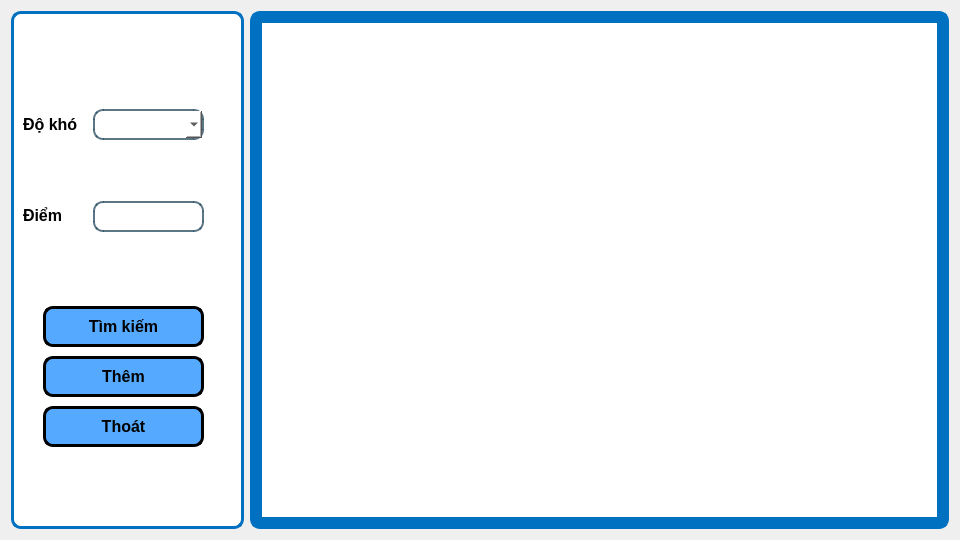
<?xml version="1.0" encoding="UTF-8"?>
<ui version="4.0">
 <class>man_hinh_them_cau_hoi</class>
 <widget class="QDialog" name="man_hinh_them_cau_hoi">
  <property name="geometry">
   <rect>
    <x>0</x>
    <y>0</y>
    <width>960</width>
    <height>540</height>
   </rect>
  </property>
  <property name="windowTitle">
   <string>Dialog</string>
  </property>
  <layout class="QGridLayout" name="gridLayout" columnstretch="1,3">
   <item row="0" column="0">
    <widget class="QGroupBox" name="groupBox">
     <property name="styleSheet">
      <string notr="true">border: 3px solid rgb(0, 112, 192);
border-radius: 10px;
background-color: rgb(255, 255, 255);</string>
     </property>
     <property name="title">
      <string/>
     </property>
     <layout class="QVBoxLayout" name="verticalLayout" stretch="1,1,2">
      <property name="topMargin">
       <number>50</number>
      </property>
      <property name="bottomMargin">
       <number>30</number>
      </property>
      <item>
       <widget class="QGroupBox" name="groupBox_3">
        <property name="styleSheet">
         <string notr="true">border: None;</string>
        </property>
        <property name="title">
         <string/>
        </property>
        <widget class="QLabel" name="label">
         <property name="geometry">
          <rect>
           <x>0</x>
           <y>50</y>
           <width>71</width>
           <height>21</height>
          </rect>
         </property>
         <property name="font">
          <font>
           <family>Tahoma</family>
           <pointsize>12</pointsize>
           <bold>true</bold>
          </font>
         </property>
         <property name="text">
          <string>Độ khó</string>
         </property>
        </widget>
        <widget class="QComboBox" name="do_kho">
         <property name="geometry">
          <rect>
           <x>70</x>
           <y>45</y>
           <width>111</width>
           <height>31</height>
          </rect>
         </property>
         <property name="styleSheet">
          <string notr="true">border: 2px solid rgba(46, 82, 101, 200);
</string>
         </property>
        </widget>
       </widget>
      </item>
      <item>
       <widget class="QGroupBox" name="groupBox_4">
        <property name="styleSheet">
         <string notr="true">border: None;</string>
        </property>
        <property name="title">
         <string/>
        </property>
        <widget class="QLineEdit" name="diem">
         <property name="geometry">
          <rect>
           <x>70</x>
           <y>26</y>
           <width>111</width>
           <height>31</height>
          </rect>
         </property>
         <property name="styleSheet">
          <string notr="true">border: 2px solid rgba(46, 82, 101, 200);
border-radius: 10px;
padding: 0 8px;
selection-background-color: darkgray;
font-size: 16px;</string>
         </property>
        </widget>
        <widget class="QLabel" name="label_2">
         <property name="geometry">
          <rect>
           <x>0</x>
           <y>30</y>
           <width>51</width>
           <height>21</height>
          </rect>
         </property>
         <property name="font">
          <font>
           <family>Tahoma</family>
           <pointsize>12</pointsize>
           <bold>true</bold>
          </font>
         </property>
         <property name="text">
          <string>Điểm</string>
         </property>
        </widget>
       </widget>
      </item>
      <item>
       <widget class="QGroupBox" name="groupBox_5">
        <property name="styleSheet">
         <string notr="true">border: None;</string>
        </property>
        <property name="title">
         <string/>
        </property>
        <widget class="QPushButton" name="them">
         <property name="geometry">
          <rect>
           <x>20</x>
           <y>70</y>
           <width>161</width>
           <height>41</height>
          </rect>
         </property>
         <property name="font">
          <font>
           <family>Tahoma</family>
           <pointsize>12</pointsize>
           <bold>true</bold>
          </font>
         </property>
         <property name="styleSheet">
          <string notr="true">border: 3px solid rgb(0,0,0);
background-color: rgb(85, 170, 255);</string>
         </property>
         <property name="text">
          <string>Thêm</string>
         </property>
         <property name="icon">
          <iconset>
           <normalon>:/images/6_n.png</normalon>
          </iconset>
         </property>
        </widget>
        <widget class="QPushButton" name="thoat">
         <property name="geometry">
          <rect>
           <x>20</x>
           <y>120</y>
           <width>161</width>
           <height>41</height>
          </rect>
         </property>
         <property name="font">
          <font>
           <family>Tahoma</family>
           <pointsize>12</pointsize>
           <bold>true</bold>
          </font>
         </property>
         <property name="styleSheet">
          <string notr="true">border: 3px solid rgb(0,0,0);
background-color: rgb(85, 170, 255);</string>
         </property>
         <property name="text">
          <string>Thoát</string>
         </property>
         <property name="icon">
          <iconset>
           <normalon>:/images/32_n.png</normalon>
          </iconset>
         </property>
        </widget>
        <widget class="QPushButton" name="tim_kiem">
         <property name="geometry">
          <rect>
           <x>20</x>
           <y>20</y>
           <width>161</width>
           <height>41</height>
          </rect>
         </property>
         <property name="font">
          <font>
           <family>Tahoma</family>
           <pointsize>12</pointsize>
           <bold>true</bold>
          </font>
         </property>
         <property name="styleSheet">
          <string notr="true">border: 3px solid rgb(0,0,0);
background-color: rgb(85, 170, 255);</string>
         </property>
         <property name="text">
          <string>Tìm kiếm</string>
         </property>
         <property name="icon">
          <iconset>
           <normalon>:/images/893_n.png</normalon>
          </iconset>
         </property>
        </widget>
       </widget>
      </item>
     </layout>
    </widget>
   </item>
   <item row="0" column="1">
    <widget class="QGroupBox" name="groupBox_2">
     <property name="styleSheet">
      <string notr="true">border: 3px solid rgb(0, 112, 192);
border-radius: 10px;
background-color:rgb(0, 112, 192);
</string>
     </property>
     <property name="title">
      <string/>
     </property>
     <layout class="QHBoxLayout" name="horizontalLayout_2">
      <item>
       <widget class="QTableWidget" name="danh_sach_cau_hoi">
        <property name="font">
         <font>
          <family>Tahoma</family>
          <pointsize>10</pointsize>
         </font>
        </property>
        <property name="styleSheet">
         <string notr="true">background-color: rgb(255, 255, 255);
border: None;
border-radius: 0px;
</string>
        </property>
       </widget>
      </item>
     </layout>
    </widget>
   </item>
  </layout>
 </widget>
 <resources>
  <include location="../../resource.qrc"/>
 </resources>
 <connections/>
</ui>
